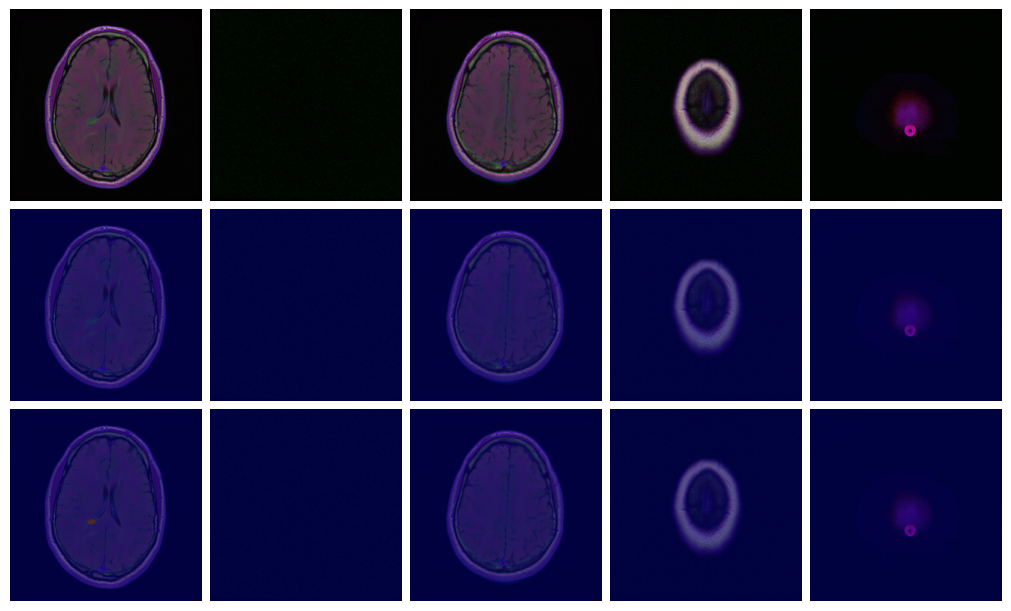

Generate this figure with Python:
import torch
import torch.nn as nn
import numpy as np
import argparse
from tqdm import tqdm
import os
import matplotlib.pyplot as plt
import sys
sys.path.insert(0, 'model/')
sys.path.insert(0, 'utils/')
sys.path.insert(0, 'metric/')
from model.unet import *
from model.unet_plus_plus import *
from model.backboned_unet import *
from utils.dataloader import *
from utils.image_utils import *
from metric.iou import IoU
from metric.dice_coef import DiceCoefficient

SAVE_PATH = {'unet': os.path.join('checkpoints', 'unet'),
            'unet_plus_plus': os.path.join('checkpoints', 'unet_plus_plus'),
            'backboned_unet': os.path.join('checkpoints', 'backboned_unet')}
DATA_PATH = os.path.join('data', 'kaggle_3m')
device = torch.device('cuda' if torch.cuda.is_available() else 'cpu')


def sigmoid(x):
    return 1 / (1 + np.exp(-x))


def plot_images(images, true_masks, thresholded_masks, number):
    fig, axes = plt.subplots(3, number, figsize=(number * 2, 6), constrained_layout=True)

    for i in range(number):
        # MRI Scans
        axes[0, i].imshow(tensor_to_image(images[i]))
        axes[0, i].axis('off')

        # Ground truth masks
        axes[1, i].imshow(tensor_to_image(images[i]))
        axes[1, i].imshow(tensor_to_mask(true_masks[i]), cmap='jet', alpha=0.5)
        axes[1, i].axis('off')

        # Predicted masks
        axes[2, i].imshow(tensor_to_image(images[i]))
        axes[2, i].imshow(thresholded_masks[i], cmap='jet', alpha=0.5)
        axes[2, i].axis('off')

    plt.savefig('eval.png', bbox_inches='tight')
    plt.show()


def visualize(args):
    model_name = args.model
    backbone_name = args.backbone
    threshold = args.threshold

    if model_name == 'unet':
        model = Unet()
    elif model_name == 'unet_plus_plus':
        model = NestedUNet(num_classes=1)
    elif model_name == 'backboned_unet':
        model = BackbonedUnet(backbone_name=backbone_name)
    model.to(device)
    if model_name != 'backboned_unet':
        if len(os.listdir(SAVE_PATH[model_name])) > 0:
            model.load_state_dict(torch.load(os.path.join(SAVE_PATH[model_name], 'best.pth'), map_location=torch.device('cpu')))
    else:
        if len(os.listdir(SAVE_PATH[model_name])) > 0:
            model.load_state_dict(torch.load(os.path.join(SAVE_PATH[model_name], '{}_best.pth'.format(backbone_name)), map_location=torch.device('cpu')))

    dataset = MRIDataset(DATA_PATH)
    train, not_train = random_split(dataset, [3143, 786], generator=torch.Generator().manual_seed(0))
    val, test = random_split(not_train, [393, 393], generator=torch.Generator().manual_seed(0))
    test_loader = DataLoader(dataset=test, batch_size=args.num, shuffle=True)
    model.eval()
    iter_ = iter(test_loader)
    images, true_masks = next(iter_)
    images = images.to(device, dtype = torch.float32) 
    breakpoint()
    masks = model.forward(images)
    masks = masks.clone().detach().cpu().numpy()
    masks = masks.transpose((0, 2, 3, 1))
  
    thresholded_masks = []
    for i in range(args.num):
        masks[i] = sigmoid(masks[i])
        _, mask = cv2.threshold(masks[i], threshold, 1, cv2.THRESH_BINARY)
        thresholded_masks.append(mask)

    iou = IoU()
    dice_coef = DiceCoefficient()
    print("Mean IoU:", iou.eval(np.squeeze(true_masks.clone().detach().cpu().numpy()), np.array(thresholded_masks)))
    print("Mean Dice coefficient:", dice_coef.eval(np.squeeze(true_masks.clone().detach().cpu().numpy()), np.array(thresholded_masks)))
    
    plot_images(images, true_masks, thresholded_masks, args.num)

def test(args):
    model_name = args.model
    backbone_name = args.backbone
    batch_size=1
    threshold = args.threshold

    if model_name == 'unet':
        model = Unet()
    elif model_name == 'unet_plus_plus':
        model = NestedUNet(num_classes=1)
    elif model_name == 'backboned_unet':
        model = BackbonedUnet(backbone_name=backbone_name)
    model.to(device)
    if model_name != 'backboned_unet':
        if len(os.listdir(SAVE_PATH[model_name])) > 0:
            model.load_state_dict(torch.load(os.path.join(SAVE_PATH[model_name], 'best.pth'), map_location=torch.device('cpu')))
    else:
        if len(os.listdir(SAVE_PATH[model_name])) > 0:
            model.load_state_dict(torch.load(os.path.join(SAVE_PATH[model_name], '{}_best.pth'.format(backbone_name)), map_location=torch.device('cpu')))

    dataset = MRIDataset(DATA_PATH)
    train, not_train = random_split(dataset, [3143, 786], generator=torch.Generator().manual_seed(0))
    val, test = random_split(not_train, [393, 393], generator=torch.Generator().manual_seed(0))
    test_loader = DataLoader(dataset=test, batch_size=batch_size, shuffle=False)
    model.eval()
    thresholded_masks = []
    true_masks = []
    for (images, true_masks_batch) in tqdm(test_loader):
        images = images.to(device, dtype = torch.float32) 
        masks = model.forward(images)
        masks = masks.clone().detach().cpu().numpy()
        masks = masks.transpose((0, 2, 3, 1))
        true_masks_batch = np.squeeze(true_masks_batch.clone().detach().cpu().numpy())
        true_masks.append(true_masks_batch)
        for i in range(batch_size):
            masks[i] = sigmoid(masks[i])
            _, mask = cv2.threshold(masks[i], threshold, 1, cv2.THRESH_BINARY)
            thresholded_masks.append(mask)
    thresholded_masks = np.array(thresholded_masks)
    true_masks = np.array(true_masks).reshape((-1, 256, 256))
    
    iou = IoU()
    dice_coef = DiceCoefficient()
    if model_name != 'backboned_unet':
        print(model_name)
    else:
        print(model_name, backbone_name)
    print("Mean IoU:", iou.eval(true_masks, thresholded_masks))
    print("Mean Dice coefficient:", dice_coef.eval(true_masks, thresholded_masks))
    

def get_args():
    parser = argparse.ArgumentParser(description="Argument parser for model configuration")

    # Integer argument
    parser.add_argument("--num", type=int, default=3, help="Number of images for visualization")

    # Choice argument (test or vis)
    parser.add_argument("--opt", choices=["test", "vis"], required=True, help="Option mode: test or visualization")

    # Backbone choices
    parser.add_argument("--backbone", choices=["resnet18", "resnet34", "densenet121", "densenet169", "vgg16", "vgg19"], default='densenet121', help="Choose the backbone model")

    # Model type choices
    parser.add_argument("--model", type=str, choices=["backboned_unet", "unet", "unet_plus_plus"], default='backboned_unet', help="Choose the model type")

    parser.add_argument("--threshold", type=float, default=0.5, help="Mask threshold")
    return parser.parse_args()


if __name__ == '__main__':
    args = get_args()
    if args.opt == 'vis':
        visualize(args)
    else:
        test(args)